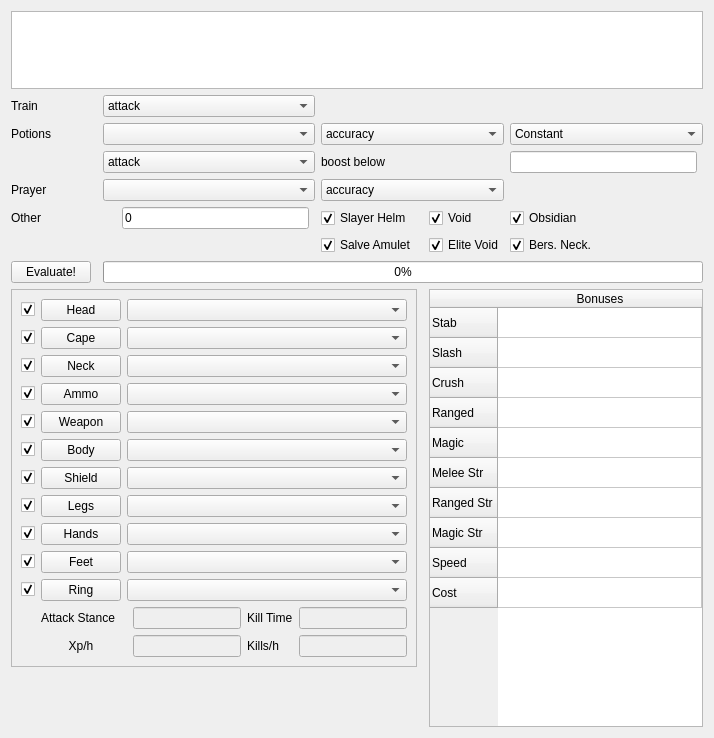
<?xml version="1.0" encoding="UTF-8"?>
<ui version="4.0">
 <class>Form</class>
 <widget class="QWidget" name="Form">
  <property name="geometry">
   <rect>
    <x>0</x>
    <y>0</y>
    <width>714</width>
    <height>738</height>
   </rect>
  </property>
  <property name="windowTitle">
   <string>Form</string>
  </property>
  <layout class="QGridLayout" name="gridLayout">
   <item row="5" column="2" colspan="4">
    <widget class="QComboBox" name="potions"/>
   </item>
   <item row="10" column="6" colspan="3">
    <widget class="QComboBox" name="prayer_attributes">
     <item>
      <property name="text">
       <string>accuracy</string>
      </property>
     </item>
     <item>
      <property name="text">
       <string>damage</string>
      </property>
     </item>
     <item>
      <property name="text">
       <string>accuracy and damage</string>
      </property>
     </item>
    </widget>
   </item>
   <item row="12" column="8">
    <widget class="QCheckBox" name="void_knight">
     <property name="text">
      <string>Void</string>
     </property>
     <property name="checked">
      <bool>true</bool>
     </property>
    </widget>
   </item>
   <item row="12" column="6">
    <widget class="QCheckBox" name="slayer_helm">
     <property name="text">
      <string>Slayer Helm</string>
     </property>
     <property name="checked">
      <bool>true</bool>
     </property>
    </widget>
   </item>
   <item row="4" column="2" colspan="4">
    <widget class="QComboBox" name="training_skill">
     <item>
      <property name="text">
       <string>attack</string>
      </property>
     </item>
     <item>
      <property name="text">
       <string>strength</string>
      </property>
     </item>
     <item>
      <property name="text">
       <string>defence</string>
      </property>
     </item>
     <item>
      <property name="text">
       <string>ranged</string>
      </property>
     </item>
     <item>
      <property name="text">
       <string>magic</string>
      </property>
     </item>
    </widget>
   </item>
   <item row="13" column="8">
    <widget class="QCheckBox" name="elite_void">
     <property name="text">
      <string>Elite Void</string>
     </property>
     <property name="checked">
      <bool>true</bool>
     </property>
    </widget>
   </item>
   <item row="5" column="9" colspan="2">
    <widget class="QComboBox" name="boosting_scheme">
     <item>
      <property name="text">
       <string>Constant</string>
      </property>
     </item>
     <item>
      <property name="text">
       <string>Dose After</string>
      </property>
     </item>
    </widget>
   </item>
   <item row="16" column="8" rowspan="11" colspan="3">
    <widget class="QTableWidget" name="best_in_slot_bonuses">
     <property name="showGrid">
      <bool>true</bool>
     </property>
     <attribute name="horizontalHeaderStretchLastSection">
      <bool>true</bool>
     </attribute>
     <attribute name="verticalHeaderStretchLastSection">
      <bool>false</bool>
     </attribute>
     <row>
      <property name="text">
       <string>Stab</string>
      </property>
     </row>
     <row>
      <property name="text">
       <string>Slash</string>
      </property>
     </row>
     <row>
      <property name="text">
       <string>Crush</string>
      </property>
     </row>
     <row>
      <property name="text">
       <string>Ranged</string>
      </property>
     </row>
     <row>
      <property name="text">
       <string>Magic</string>
      </property>
     </row>
     <row>
      <property name="text">
       <string>Melee Str</string>
      </property>
     </row>
     <row>
      <property name="text">
       <string>Ranged Str</string>
      </property>
     </row>
     <row>
      <property name="text">
       <string>Magic Str</string>
      </property>
     </row>
     <row>
      <property name="text">
       <string>Speed</string>
      </property>
     </row>
     <row>
      <property name="text">
       <string>Cost</string>
      </property>
     </row>
     <column>
      <property name="text">
       <string>Bonuses</string>
      </property>
      <property name="textAlignment">
       <set>AlignCenter</set>
      </property>
     </column>
     <item row="0" column="0">
      <property name="text">
       <string/>
      </property>
      <property name="flags">
       <set>ItemIsSelectable|ItemIsDragEnabled|ItemIsDropEnabled|ItemIsUserCheckable|ItemIsEnabled</set>
      </property>
     </item>
     <item row="1" column="0">
      <property name="text">
       <string/>
      </property>
      <property name="flags">
       <set>ItemIsSelectable|ItemIsDragEnabled|ItemIsDropEnabled|ItemIsUserCheckable|ItemIsEnabled</set>
      </property>
     </item>
     <item row="2" column="0">
      <property name="text">
       <string/>
      </property>
      <property name="flags">
       <set>ItemIsSelectable|ItemIsDragEnabled|ItemIsDropEnabled|ItemIsUserCheckable|ItemIsEnabled</set>
      </property>
     </item>
     <item row="3" column="0">
      <property name="text">
       <string/>
      </property>
      <property name="flags">
       <set>ItemIsSelectable|ItemIsDragEnabled|ItemIsDropEnabled|ItemIsUserCheckable|ItemIsEnabled</set>
      </property>
     </item>
     <item row="4" column="0">
      <property name="text">
       <string/>
      </property>
      <property name="flags">
       <set>ItemIsSelectable|ItemIsDragEnabled|ItemIsDropEnabled|ItemIsUserCheckable|ItemIsEnabled</set>
      </property>
     </item>
     <item row="5" column="0">
      <property name="text">
       <string/>
      </property>
      <property name="flags">
       <set>ItemIsSelectable|ItemIsDragEnabled|ItemIsDropEnabled|ItemIsUserCheckable|ItemIsEnabled</set>
      </property>
     </item>
     <item row="6" column="0">
      <property name="text">
       <string/>
      </property>
      <property name="flags">
       <set>ItemIsSelectable|ItemIsDragEnabled|ItemIsDropEnabled|ItemIsUserCheckable|ItemIsEnabled</set>
      </property>
     </item>
     <item row="7" column="0">
      <property name="text">
       <string/>
      </property>
      <property name="flags">
       <set>ItemIsSelectable|ItemIsDragEnabled|ItemIsDropEnabled|ItemIsUserCheckable|ItemIsEnabled</set>
      </property>
     </item>
     <item row="8" column="0">
      <property name="text">
       <string/>
      </property>
      <property name="flags">
       <set>ItemIsSelectable|ItemIsDragEnabled|ItemIsDropEnabled|ItemIsUserCheckable|ItemIsEnabled</set>
      </property>
     </item>
     <item row="9" column="0">
      <property name="text">
       <string/>
      </property>
      <property name="flags">
       <set>ItemIsSelectable|ItemIsDragEnabled|ItemIsDropEnabled|ItemIsUserCheckable|ItemIsEnabled</set>
      </property>
     </item>
    </widget>
   </item>
   <item row="5" column="6" colspan="3">
    <widget class="QComboBox" name="potion_attributes">
     <item>
      <property name="text">
       <string>accuracy</string>
      </property>
     </item>
     <item>
      <property name="text">
       <string>damage</string>
      </property>
     </item>
     <item>
      <property name="text">
       <string>accuracy and damage</string>
      </property>
     </item>
    </widget>
   </item>
   <item row="7" column="2" colspan="4">
    <widget class="QComboBox" name="below_skill">
     <item>
      <property name="text">
       <string>attack</string>
      </property>
     </item>
     <item>
      <property name="text">
       <string>strength</string>
      </property>
     </item>
     <item>
      <property name="text">
       <string>defence</string>
      </property>
     </item>
    </widget>
   </item>
   <item row="4" column="0">
    <widget class="QLabel" name="label_6">
     <property name="text">
      <string>Train</string>
     </property>
    </widget>
   </item>
   <item row="12" column="4">
    <widget class="QLineEdit" name="dharok">
     <property name="text">
      <string>0</string>
     </property>
     <property name="maxLength">
      <number>2</number>
     </property>
    </widget>
   </item>
   <item row="5" column="0">
    <widget class="QLabel" name="label_3">
     <property name="text">
      <string>Potions</string>
     </property>
    </widget>
   </item>
   <item row="14" column="0">
    <widget class="QPushButton" name="evaluate">
     <property name="text">
      <string>Evaluate!</string>
     </property>
    </widget>
   </item>
   <item row="7" column="9">
    <widget class="QLineEdit" name="redose_level">
     <property name="maxLength">
      <number>2</number>
     </property>
    </widget>
   </item>
   <item row="10" column="2" colspan="4">
    <widget class="QComboBox" name="prayers"/>
   </item>
   <item row="7" column="6" colspan="3">
    <widget class="QLabel" name="label_5">
     <property name="enabled">
      <bool>true</bool>
     </property>
     <property name="text">
      <string>boost below</string>
     </property>
    </widget>
   </item>
   <item row="14" column="2" colspan="9">
    <widget class="QProgressBar" name="progressBar">
     <property name="value">
      <number>0</number>
     </property>
    </widget>
   </item>
   <item row="12" column="0">
    <widget class="QLabel" name="label_8">
     <property name="text">
      <string>Other</string>
     </property>
    </widget>
   </item>
   <item row="12" column="3">
    <widget class="QLabel" name="label_7">
     <property name="text">
      <string>&lt;Dharok HP&gt;</string>
     </property>
    </widget>
   </item>
   <item row="10" column="0">
    <widget class="QLabel" name="label_4">
     <property name="text">
      <string>Prayer</string>
     </property>
    </widget>
   </item>
   <item row="13" column="9">
    <widget class="QCheckBox" name="berserker_necklace">
     <property name="text">
      <string>Bers. Neck.</string>
     </property>
     <property name="checked">
      <bool>true</bool>
     </property>
    </widget>
   </item>
   <item row="13" column="6">
    <widget class="QCheckBox" name="salve_amulet">
     <property name="text">
      <string>Salve Amulet</string>
     </property>
     <property name="checked">
      <bool>true</bool>
     </property>
    </widget>
   </item>
   <item row="12" column="9">
    <widget class="QCheckBox" name="obsidian">
     <property name="text">
      <string>Obsidian</string>
     </property>
     <property name="checked">
      <bool>true</bool>
     </property>
    </widget>
   </item>
   <item row="2" column="0" colspan="11">
    <widget class="QListWidget" name="opponents">
     <property name="horizontalScrollMode">
      <enum>QAbstractItemView::ScrollPerItem</enum>
     </property>
    </widget>
   </item>
   <item row="16" column="0" colspan="7">
    <widget class="QFrame" name="frame">
     <property name="frameShape">
      <enum>QFrame::StyledPanel</enum>
     </property>
     <property name="frameShadow">
      <enum>QFrame::Raised</enum>
     </property>
     <layout class="QGridLayout" name="gridLayout_2">
      <item row="15" column="3">
       <widget class="QLineEdit" name="attack_stance">
        <property name="enabled">
         <bool>false</bool>
        </property>
       </widget>
      </item>
      <item row="12" column="1">
       <widget class="QPushButton" name="hands_link">
        <property name="text">
         <string>Hands</string>
        </property>
       </widget>
      </item>
      <item row="16" column="3">
       <widget class="QLineEdit" name="xp_rate">
        <property name="enabled">
         <bool>false</bool>
        </property>
        <property name="readOnly">
         <bool>true</bool>
        </property>
       </widget>
      </item>
      <item row="6" column="1">
       <widget class="QPushButton" name="weapon_link">
        <property name="text">
         <string>Weapon</string>
        </property>
       </widget>
      </item>
      <item row="1" column="1">
       <widget class="QPushButton" name="head_link">
        <property name="text">
         <string>Head</string>
        </property>
       </widget>
      </item>
      <item row="15" column="1">
       <widget class="QLabel" name="label_2">
        <property name="text">
         <string>Attack Stance</string>
        </property>
       </widget>
      </item>
      <item row="3" column="1">
       <widget class="QPushButton" name="cape_link">
        <property name="text">
         <string>Cape</string>
        </property>
       </widget>
      </item>
      <item row="5" column="1">
       <widget class="QPushButton" name="ammo_link">
        <property name="text">
         <string>Ammo</string>
        </property>
       </widget>
      </item>
      <item row="8" column="1">
       <widget class="QPushButton" name="body_link">
        <property name="text">
         <string>Body</string>
        </property>
       </widget>
      </item>
      <item row="4" column="1">
       <widget class="QPushButton" name="neck_link">
        <property name="text">
         <string>Neck</string>
        </property>
       </widget>
      </item>
      <item row="14" column="1">
       <widget class="QPushButton" name="ring_link">
        <property name="text">
         <string>Ring</string>
        </property>
       </widget>
      </item>
      <item row="13" column="1">
       <widget class="QPushButton" name="feet_link">
        <property name="text">
         <string>Feet</string>
        </property>
       </widget>
      </item>
      <item row="11" column="1">
       <widget class="QPushButton" name="legs_link">
        <property name="text">
         <string>Legs</string>
        </property>
       </widget>
      </item>
      <item row="16" column="1">
       <widget class="QLabel" name="label">
        <property name="text">
         <string>Xp/h</string>
        </property>
        <property name="alignment">
         <set>Qt::AlignCenter</set>
        </property>
       </widget>
      </item>
      <item row="16" column="5">
       <widget class="QLineEdit" name="kills_per_hour">
        <property name="enabled">
         <bool>false</bool>
        </property>
       </widget>
      </item>
      <item row="10" column="1">
       <widget class="QPushButton" name="shield_link">
        <property name="text">
         <string>Shield</string>
        </property>
       </widget>
      </item>
      <item row="15" column="5">
       <widget class="QLineEdit" name="kill_time">
        <property name="enabled">
         <bool>false</bool>
        </property>
       </widget>
      </item>
      <item row="15" column="4">
       <widget class="QLabel" name="label_9">
        <property name="text">
         <string>Kill Time</string>
        </property>
       </widget>
      </item>
      <item row="12" column="2" colspan="4">
       <widget class="QComboBox" name="hands"/>
      </item>
      <item row="10" column="2" colspan="4">
       <widget class="QComboBox" name="shield"/>
      </item>
      <item row="6" column="2" colspan="4">
       <widget class="QComboBox" name="weapon"/>
      </item>
      <item row="11" column="2" colspan="4">
       <widget class="QComboBox" name="legs"/>
      </item>
      <item row="14" column="2" colspan="4">
       <widget class="QComboBox" name="ring"/>
      </item>
      <item row="16" column="4">
       <widget class="QLabel" name="label_10">
        <property name="text">
         <string>Kills/h</string>
        </property>
       </widget>
      </item>
      <item row="3" column="2" colspan="4">
       <widget class="QComboBox" name="cape"/>
      </item>
      <item row="8" column="2" colspan="4">
       <widget class="QComboBox" name="body"/>
      </item>
      <item row="13" column="2" colspan="4">
       <widget class="QComboBox" name="feet"/>
      </item>
      <item row="5" column="2" colspan="4">
       <widget class="QComboBox" name="ammo"/>
      </item>
      <item row="4" column="2" colspan="4">
       <widget class="QComboBox" name="neck"/>
      </item>
      <item row="1" column="2" colspan="4">
       <widget class="QComboBox" name="head"/>
      </item>
      <item row="1" column="0">
       <widget class="QCheckBox" name="include_head">
        <property name="text">
         <string/>
        </property>
        <property name="checked">
         <bool>true</bool>
        </property>
       </widget>
      </item>
      <item row="3" column="0">
       <widget class="QCheckBox" name="include_cape">
        <property name="text">
         <string/>
        </property>
        <property name="checked">
         <bool>true</bool>
        </property>
       </widget>
      </item>
      <item row="4" column="0">
       <widget class="QCheckBox" name="include_neck">
        <property name="text">
         <string/>
        </property>
        <property name="checked">
         <bool>true</bool>
        </property>
       </widget>
      </item>
      <item row="5" column="0">
       <widget class="QCheckBox" name="include_ammo">
        <property name="text">
         <string/>
        </property>
        <property name="checked">
         <bool>true</bool>
        </property>
       </widget>
      </item>
      <item row="6" column="0">
       <widget class="QCheckBox" name="include_weapon">
        <property name="text">
         <string/>
        </property>
        <property name="checked">
         <bool>true</bool>
        </property>
       </widget>
      </item>
      <item row="8" column="0">
       <widget class="QCheckBox" name="include_body">
        <property name="text">
         <string/>
        </property>
        <property name="checked">
         <bool>true</bool>
        </property>
       </widget>
      </item>
      <item row="10" column="0">
       <widget class="QCheckBox" name="include_shield">
        <property name="text">
         <string/>
        </property>
        <property name="checked">
         <bool>true</bool>
        </property>
       </widget>
      </item>
      <item row="11" column="0">
       <widget class="QCheckBox" name="include_legs">
        <property name="text">
         <string/>
        </property>
        <property name="checked">
         <bool>true</bool>
        </property>
       </widget>
      </item>
      <item row="12" column="0">
       <widget class="QCheckBox" name="include_hands">
        <property name="text">
         <string/>
        </property>
        <property name="checked">
         <bool>true</bool>
        </property>
       </widget>
      </item>
      <item row="13" column="0">
       <widget class="QCheckBox" name="include_feet">
        <property name="text">
         <string/>
        </property>
        <property name="checked">
         <bool>true</bool>
        </property>
       </widget>
      </item>
      <item row="14" column="0">
       <widget class="QCheckBox" name="rings">
        <property name="text">
         <string/>
        </property>
        <property name="checked">
         <bool>true</bool>
        </property>
       </widget>
      </item>
     </layout>
    </widget>
   </item>
  </layout>
 </widget>
 <tabstops>
  <tabstop>opponents</tabstop>
  <tabstop>head_link</tabstop>
  <tabstop>head</tabstop>
  <tabstop>cape_link</tabstop>
  <tabstop>cape</tabstop>
  <tabstop>neck_link</tabstop>
  <tabstop>neck</tabstop>
  <tabstop>ammo_link</tabstop>
  <tabstop>ammo</tabstop>
  <tabstop>weapon_link</tabstop>
  <tabstop>weapon</tabstop>
  <tabstop>body_link</tabstop>
  <tabstop>body</tabstop>
  <tabstop>shield_link</tabstop>
  <tabstop>shield</tabstop>
  <tabstop>hands_link</tabstop>
  <tabstop>hands</tabstop>
  <tabstop>feet_link</tabstop>
  <tabstop>ring_link</tabstop>
  <tabstop>ring</tabstop>
  <tabstop>xp_rate</tabstop>
  <tabstop>best_in_slot_bonuses</tabstop>
 </tabstops>
 <resources/>
 <connections/>
</ui>
